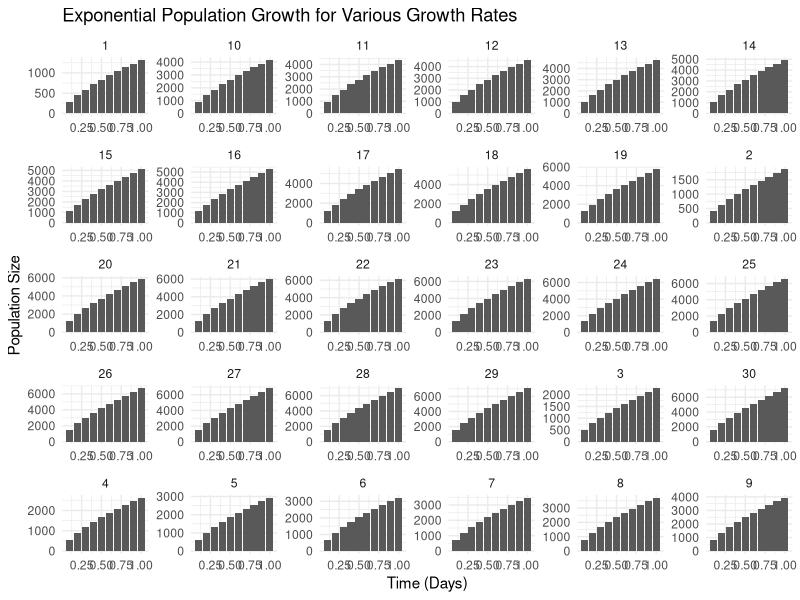

Write R code to recreate this figure.
## ---- chunk 1
knitr::opts_chunk$set(echo = TRUE)

library(tidyverse)
library(here)
library(purrr)
library(ggpubr)
## ---- chunk 2
#' Manning's Equation
#'
#' This function determines flow rate in an an open channel 
#'
#' @param a = Flow Area, (ft2)
#' @param n = Manning's Roughness Coefficient
#' @param r = Hydraulic Radius, (ft)
#' @param s= Channel Slope, (ft/ft)
#' @return q = Flow Rate, (ft3/s)
#'
#' function definition

mannings = function(a= 3000, r, n, s) {
  if (s < 0) return("slope must be greater then zero")
    q = (1.49/n)*(a)*(r^(2/3))*(s^(1/2))
  return(q)
} 

mannings
mannings(r = 3, n = 2.2, s = 5)
## ---- chunk 3
# generate input data

r <- seq(from=0.1, to=1, by=0.1)
s <- seq(from=1, to=30, by=1)

# create a data frame to store values
flow_data <- data.frame(matrix(ncol = length(s), nrow = length(r)))

rownames(flow_data) <- r
colnames(flow_data) <- s

# use nested "for loop" to run flow rate function for various hydraultic raidii and channel slopes
for(i in 1:length(r)) {
  for(j in 1:length(s)) {
    flow_data[i,j] = mannings(n = 3.4, r = r[i], s = s[j])
  }
}

# rearrange data frame to plot results
flow_data <- flow_data %>% 
  mutate(slope = rownames(flow_data)) %>% 
  pivot_longer(!slope, names_to="s", values_to= "hydraulic_radius") %>% 
  mutate(slope = as.numeric(slope))

# graph result
ggplot(data = flow_data, aes(x = slope,
                                   y = hydraulic_radius)) +
  facet_wrap(~s, scales = "free") +
  geom_col()+
  theme_minimal() +
  labs(x = "Time (Days)", 
       y = "Population Size",
       title = "Exponential Population Growth for Various Growth Rates")

